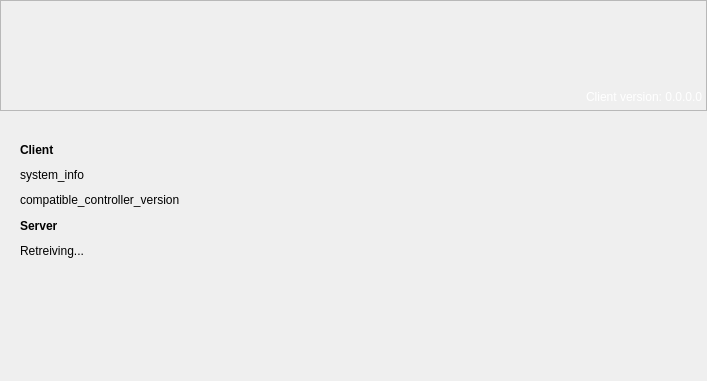
<?xml version="1.0" encoding="UTF-8"?>
<ui version="4.0">
 <class>AboutDialog</class>
 <widget class="QDialog" name="AboutDialog">
  <property name="windowModality">
   <enum>Qt::ApplicationModal</enum>
  </property>
  <property name="geometry">
   <rect>
    <x>0</x>
    <y>0</y>
    <width>707</width>
    <height>381</height>
   </rect>
  </property>
  <property name="minimumSize">
   <size>
    <width>707</width>
    <height>363</height>
   </size>
  </property>
  <property name="maximumSize">
   <size>
    <width>707</width>
    <height>381</height>
   </size>
  </property>
  <property name="windowTitle">
   <string>About Openify</string>
  </property>
  <property name="modal">
   <bool>true</bool>
  </property>
  <widget class="QFrame" name="frame">
   <property name="geometry">
    <rect>
     <x>0</x>
     <y>0</y>
     <width>707</width>
     <height>111</height>
    </rect>
   </property>
   <property name="minimumSize">
    <size>
     <width>707</width>
     <height>111</height>
    </size>
   </property>
   <property name="maximumSize">
    <size>
     <width>707</width>
     <height>111</height>
    </size>
   </property>
   <property name="styleSheet">
    <string notr="true">border-image: url(:/banner/pictures/banner_about.png);</string>
   </property>
   <property name="frameShape">
    <enum>QFrame::StyledPanel</enum>
   </property>
   <property name="frameShadow">
    <enum>QFrame::Raised</enum>
   </property>
  </widget>
  <widget class="QLabel" name="version">
   <property name="geometry">
    <rect>
     <x>541</x>
     <y>87</y>
     <width>161</width>
     <height>20</height>
    </rect>
   </property>
   <property name="styleSheet">
    <string notr="true">color: white;</string>
   </property>
   <property name="text">
    <string>Client version: 0.0.0.0</string>
   </property>
   <property name="alignment">
    <set>Qt::AlignRight|Qt::AlignTrailing|Qt::AlignVCenter</set>
   </property>
  </widget>
  <widget class="QLabel" name="server_version">
   <property name="geometry">
    <rect>
     <x>541</x>
     <y>65</y>
     <width>161</width>
     <height>20</height>
    </rect>
   </property>
   <property name="styleSheet">
    <string notr="true">color: white;</string>
   </property>
   <property name="text">
    <string/>
   </property>
   <property name="alignment">
    <set>Qt::AlignRight|Qt::AlignTrailing|Qt::AlignVCenter</set>
   </property>
  </widget>
  <widget class="QWidget" name="">
   <property name="geometry">
    <rect>
     <x>20</x>
     <y>140</y>
     <width>661</width>
     <height>221</height>
    </rect>
   </property>
   <layout class="QVBoxLayout" name="verticalLayout">
    <item>
     <widget class="QLabel" name="label">
      <property name="styleSheet">
       <string notr="true">font-weight: bold;</string>
      </property>
      <property name="text">
       <string>Client</string>
      </property>
     </widget>
    </item>
    <item>
     <widget class="QLabel" name="system_info">
      <property name="text">
       <string>system_info</string>
      </property>
     </widget>
    </item>
    <item>
     <widget class="QLabel" name="compatible_controller_version">
      <property name="text">
       <string>compatible_controller_version</string>
      </property>
     </widget>
    </item>
    <item>
     <widget class="QLabel" name="label_2">
      <property name="styleSheet">
       <string notr="true">font-weight: bold;</string>
      </property>
      <property name="text">
       <string>Server</string>
      </property>
     </widget>
    </item>
    <item>
     <widget class="QLabel" name="arch">
      <property name="text">
       <string>Retreiving...</string>
      </property>
     </widget>
    </item>
    <item>
     <widget class="QLabel" name="os">
      <property name="text">
       <string/>
      </property>
     </widget>
    </item>
    <item>
     <widget class="QLabel" name="go_version">
      <property name="text">
       <string/>
      </property>
     </widget>
    </item>
    <item>
     <widget class="QLabel" name="min_controller_version">
      <property name="text">
       <string/>
      </property>
     </widget>
    </item>
    <item>
     <widget class="QLabel" name="current_controller_version">
      <property name="text">
       <string/>
      </property>
     </widget>
    </item>
   </layout>
  </widget>
 </widget>
 <resources/>
 <connections/>
</ui>
